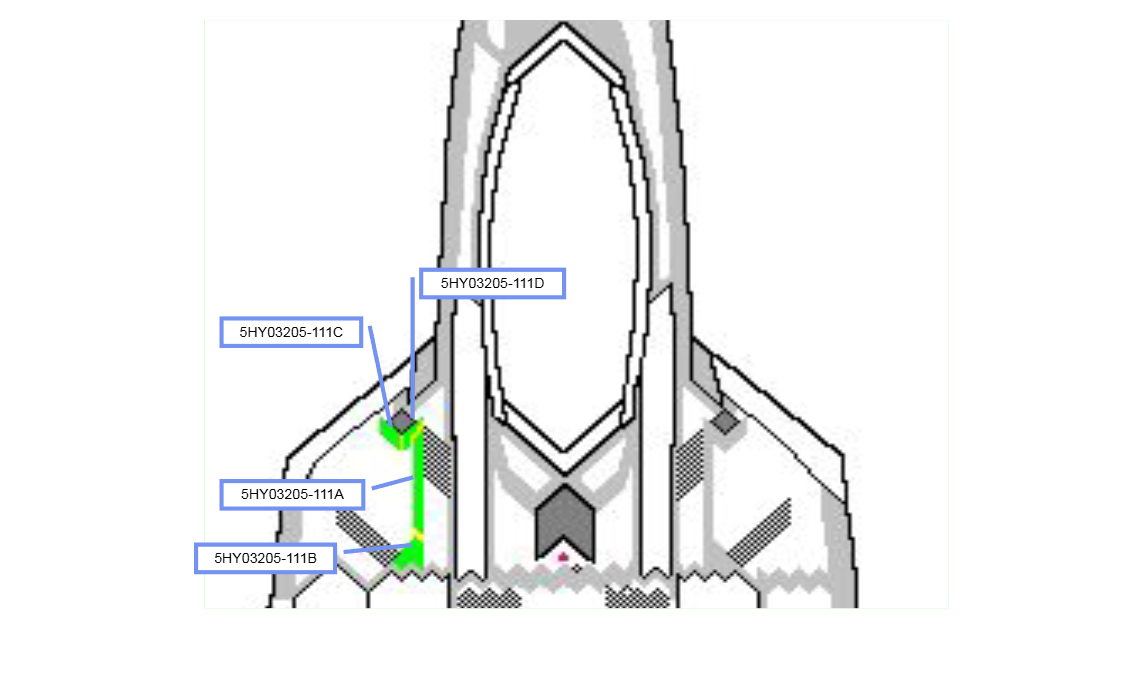
#> input picture project_root/slides/images/slide_0001.png, 1125 x 690 px
$ python -i extract_regions.py   (imports and definitions only)
#> lines starting #> are read from the running program, lines starting #| are printed output that depends on the picture; after the words box and inside, x2 and y2 are one past the last pixel; in counts of white or black regions, pixels touching at a corner belong together
import cv2
import numpy as np
import pytesseract
import argparse
import sys
import json
import os
from collections import Counter

# Set tesseract path options (Windows)
possible_tesseract_paths = [
    r'C:\Program Files\Tesseract-OCR\tesseract.exe',
    r'C:\Program Files (x86)\Tesseract-OCR\tesseract.exe',
    os.path.join(os.environ.get('LOCALAPPDATA', ''), r'Tesseract-OCR\tesseract.exe'),
    os.path.expanduser(r'~\AppData\Local\Tesseract-OCR\tesseract.exe')
]

# [5 lines not run here, left out]
# If not found, it relies on PATH


def get_dominant_color(image, k=1):
    """
    Get dominant color of a small image patch using K-means or simple average.
    Returns (R, G, B) tuple.
    """
    pixels = np.float32(image.reshape(-1, 3))
    if len(pixels) == 0:
        return (0, 0, 0)

    n_pixels = len(pixels)
    if n_pixels < 5: # Too small, just average
        return tuple(np.mean(pixels, axis=0).astype(int))

    criteria = (cv2.TERM_CRITERIA_EPS + cv2.TERM_CRITERIA_MAX_ITER, 10, 1.0)
    flags = cv2.KMEANS_RANDOM_CENTERS
    compactness, labels, centers = cv2.kmeans(pixels, k, None, criteria, 10, flags)

    return tuple(map(int, centers[0]))

def rgb_to_hex(rgb):
    return "#{:02x}{:02x}{:02x}".format(rgb[0], rgb[1], rgb[2])

def extract_regions(image_path, output_format="json", debug=False):
#> called with output_format = 'json', debug = False
    print(f"Processing {image_path}...")

    if not os.path.exists(image_path):
        print(f"Error: File {image_path} not found.")
        return

    # Read image
    img = cv2.imread(image_path)
#> img is the input picture: shape (690, 1125, 3); mean B, G, R 241.5, 241.4, 240.4
    if img is None:
        print("Error: Could not read image.")
        return

    # Convert to RGB (OpenCV is BGR)
    img_rgb = cv2.cvtColor(img, cv2.COLOR_BGR2RGB)

    # Preprocessing for OCR might typically involve grayscale, thresholding
    gray = cv2.cvtColor(img, cv2.COLOR_BGR2GRAY)

    # Simple thresholding for text boosting
    # Determine if light text on dark bg or vice versa
    mean_val = np.mean(gray)
#> mean_val = 241.1
    if mean_val < 128:
        # Likely dark background, light text
        _, binary = cv2.threshold(gray, 150, 255, cv2.THRESH_BINARY)
    else:
        # Likely light background, dark text
        _, binary = cv2.threshold(gray, 100, 255, cv2.THRESH_BINARY_INV)
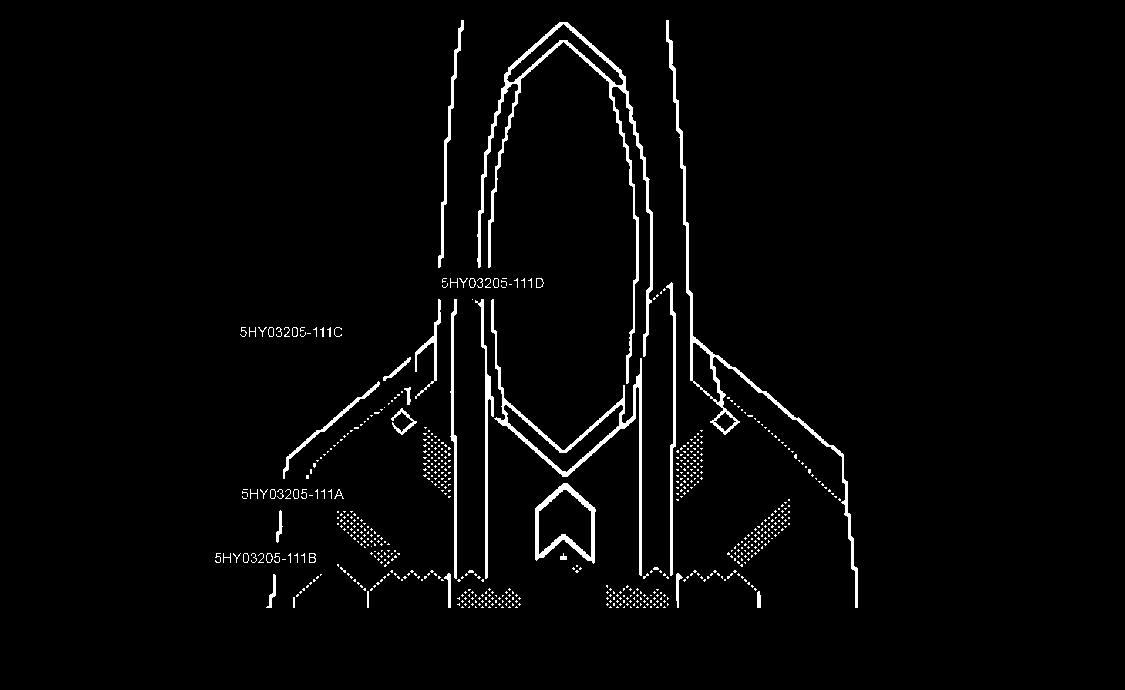
#> binary: shape (690, 1125); 2.6% white; 641 white regions (590 under 20 px), largest, box (x1, y1, x2, y2) and area: (477, 22, 653, 384) 4333, (666, 20, 858, 608) 2864, (491, 299, 642, 576) 2599

    # Use pytesseract to get data
    # psm 6 = Assume a single uniform block of text. 11 = Sparse text.
    # We'll try default or 11/12 for scattered labels.
    custom_config = r'--oem 3 --psm 11'

    try:
#> (the run stopped early here; a loop or call above may not have finished)

$ run again, on project_root/slides/images/slide_0003.png
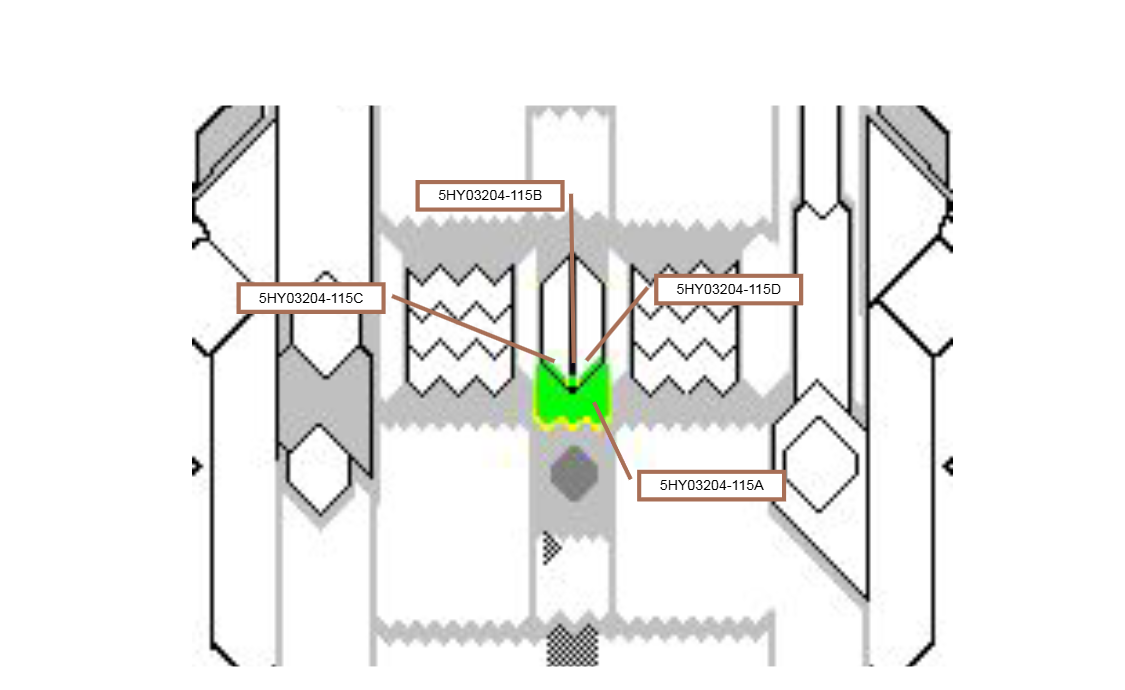
#> input picture project_root/slides/images/slide_0003.png, 1125 x 690 px
#> in extract_regions, img is the input picture: shape (690, 1125, 3); mean B, G, R 236.8, 238.4, 238
#> mean_val = 238.1
#> in extract_regions, `_, binary = cv2.threshold(gray, 100, 255, cv2.THRESH_BINARY_INV)`:
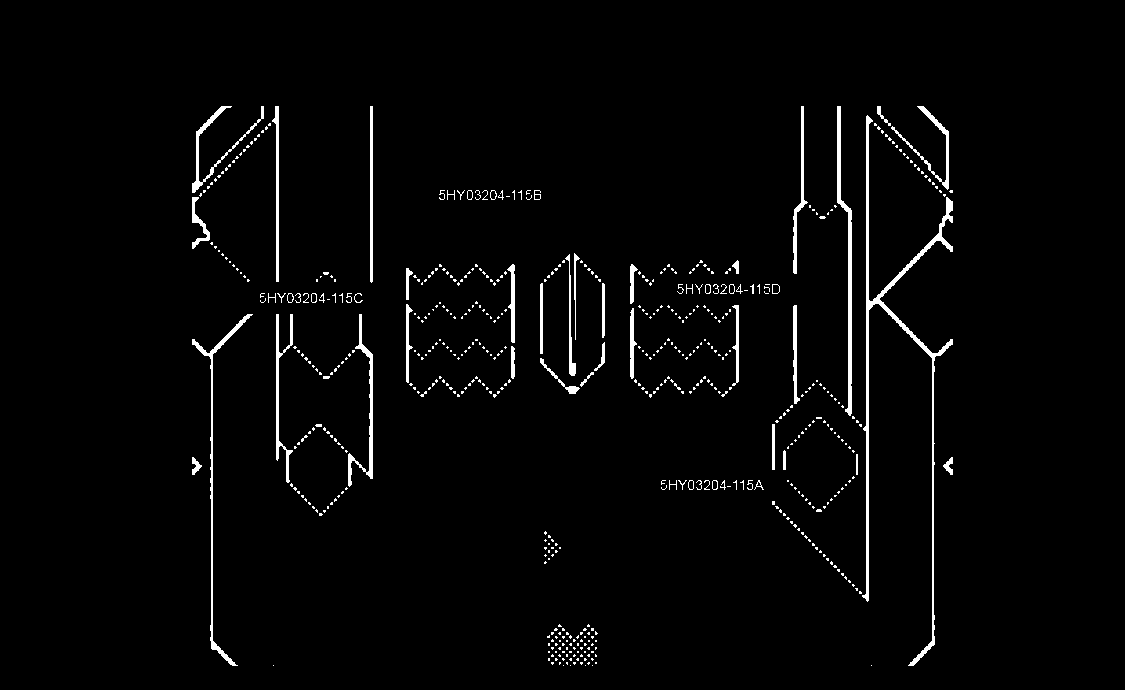
#> binary: shape (690, 1125); 2.4% white; 578 white regions (510 under 20 px), largest, box (x1, y1, x2, y2) and area: (862, 115, 953, 666) 3444, (837, 106, 852, 416) 1275, (192, 314, 253, 666) 1120

$ run again, on project_root/slides/images/slide_0004.png
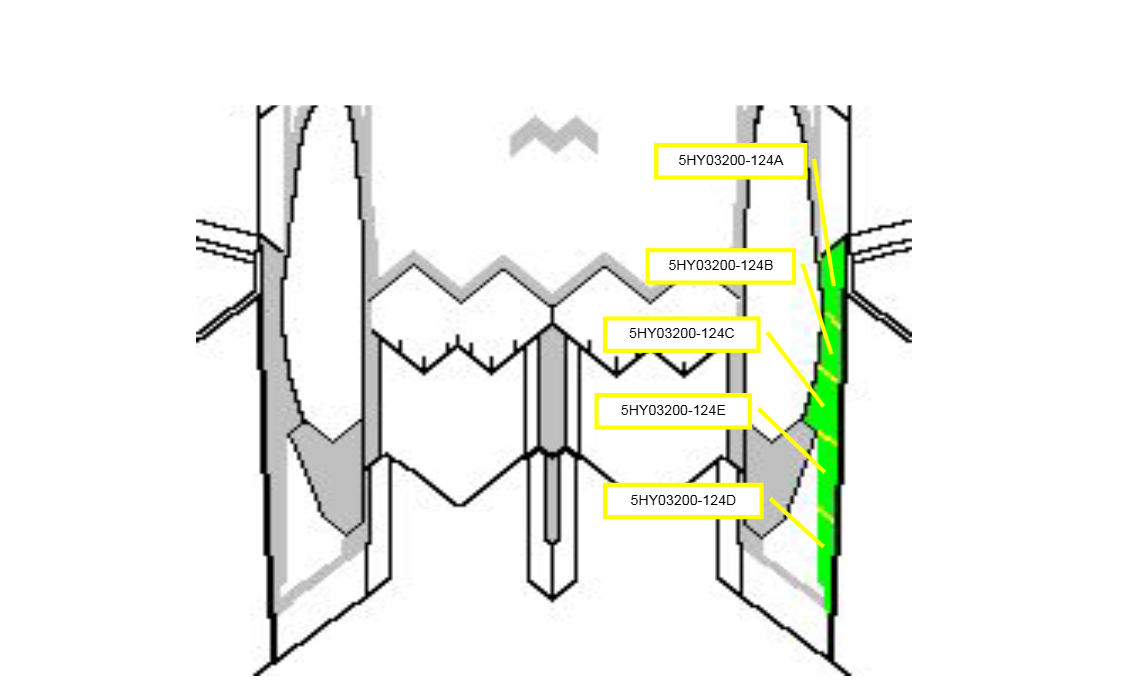
#> input picture project_root/slides/images/slide_0004.png, 1125 x 690 px
#> in extract_regions, img is the input picture: shape (690, 1125, 3); mean B, G, R 237.2, 242.3, 240.4
#> in extract_regions, `gray = cv2.cvtColor(img, cv2.COLOR_BGR2GRAY)`:
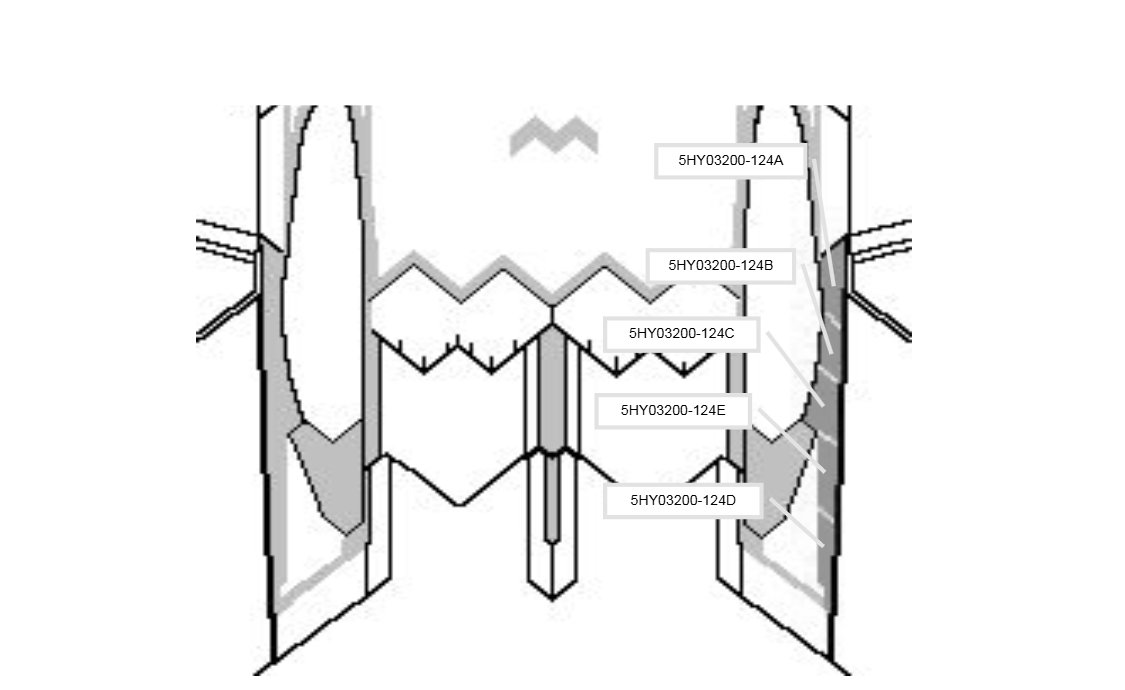
#> gray: shape (690, 1125); min 0, max 255, mean 241.2
#> mean_val = 241.2
#> in extract_regions, `_, binary = cv2.threshold(gray, 100, 255, cv2.THRESH_BINARY_INV)`:
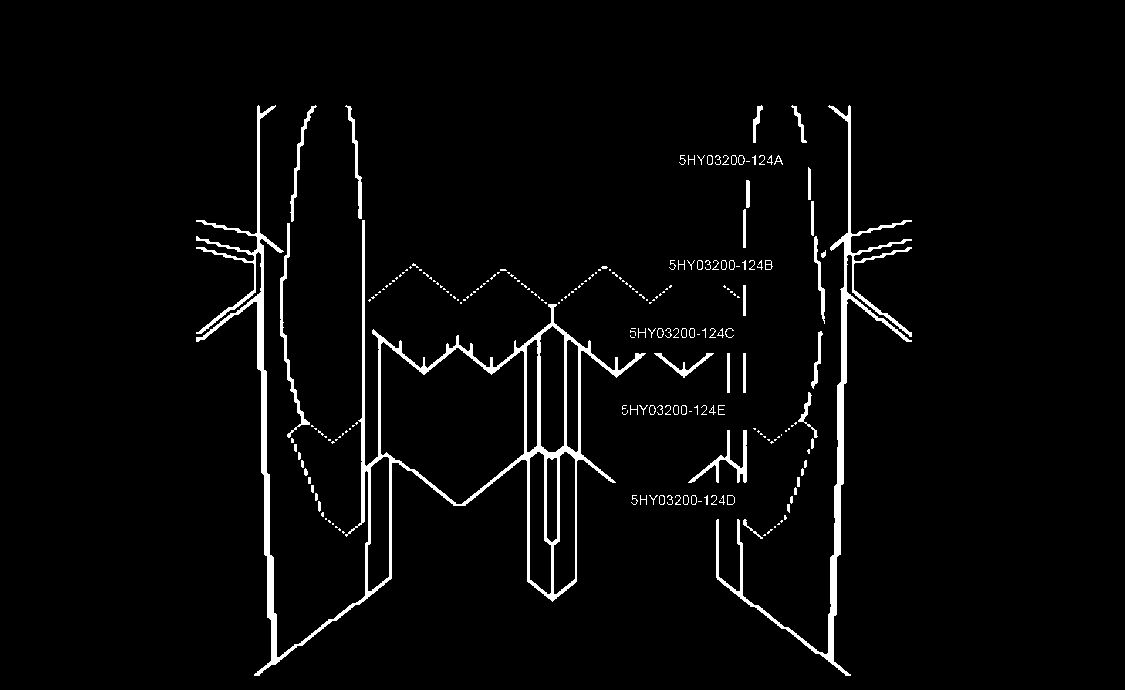
#> binary: shape (690, 1125); 3.2% white; 229 white regions (142 under 20 px), largest, box (x1, y1, x2, y2) and area: (196, 105, 646, 676) 12930, (716, 105, 912, 676) 5400, (280, 223, 310, 438) 756

$ run again, on project_root/slides/images/slide_0005.png
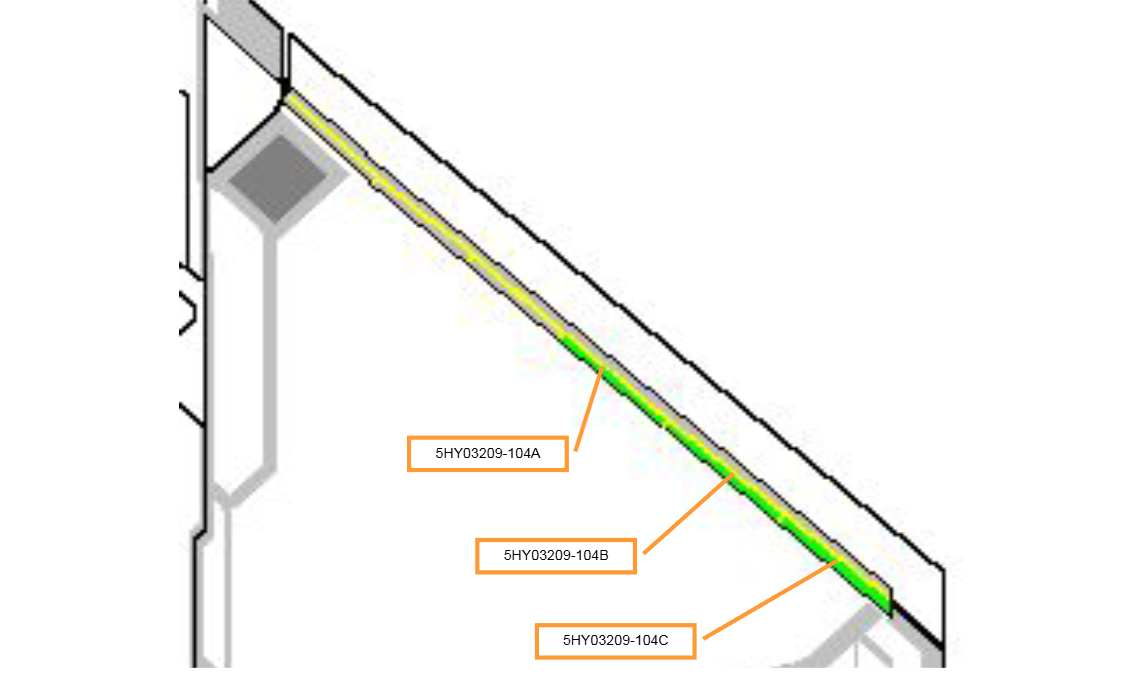
#> input picture project_root/slides/images/slide_0005.png, 1125 x 690 px
#> in extract_regions, img is the input picture: shape (690, 1125, 3); mean B, G, R 242.8, 245.9, 245.8
#> in extract_regions, `gray = cv2.cvtColor(img, cv2.COLOR_BGR2GRAY)`:
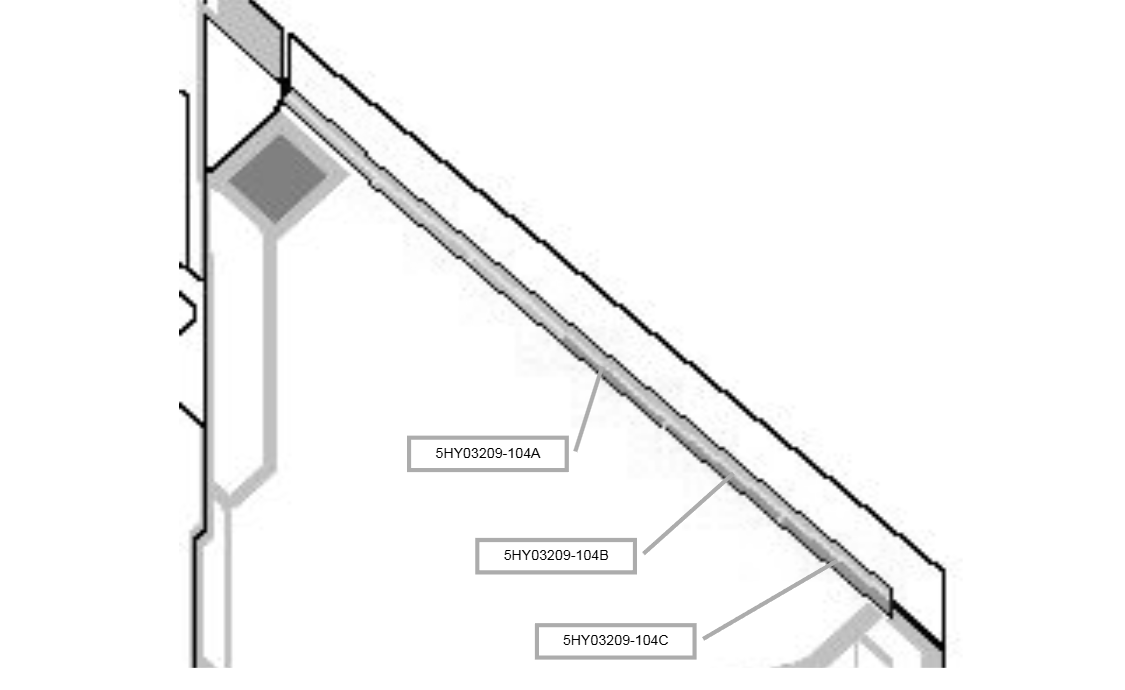
#> gray: shape (690, 1125); min 0, max 255, mean 245.5
#> mean_val = 245.5
#> in extract_regions, `_, binary = cv2.threshold(gray, 100, 255, cv2.THRESH_BINARY_INV)`:
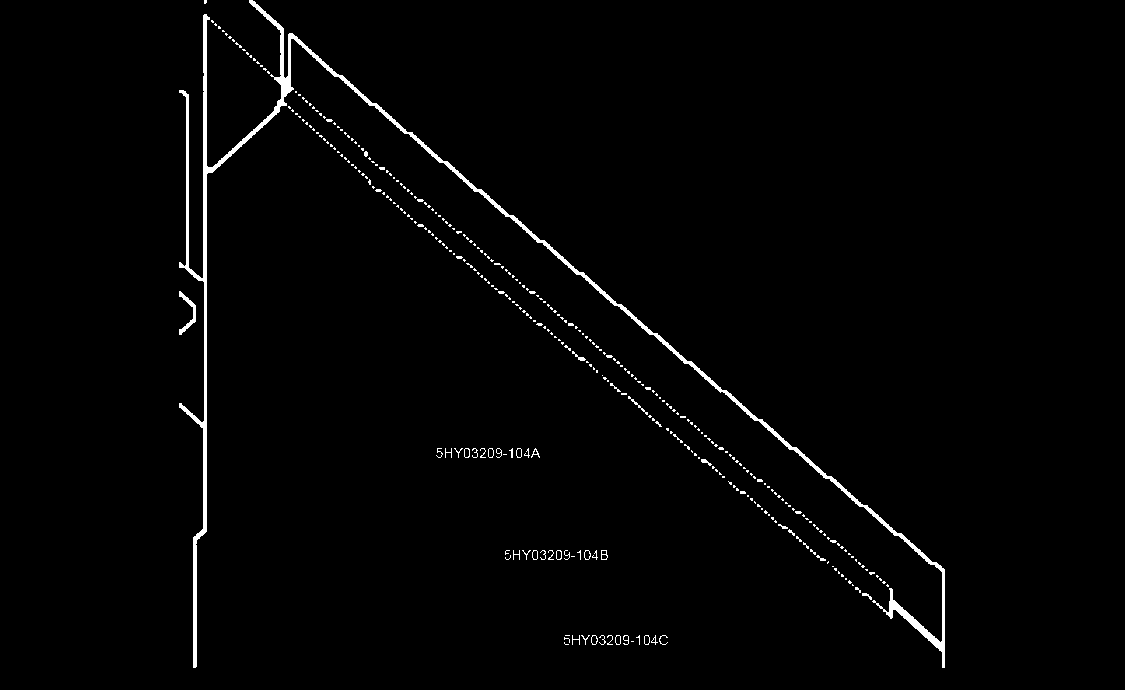
#> binary: shape (690, 1125); 1.6% white; 345 white regions (301 under 20 px), largest, box (x1, y1, x2, y2) and area: (179, 0, 945, 668) 8807, (179, 291, 196, 335) 209, (628, 396, 648, 415) 53
